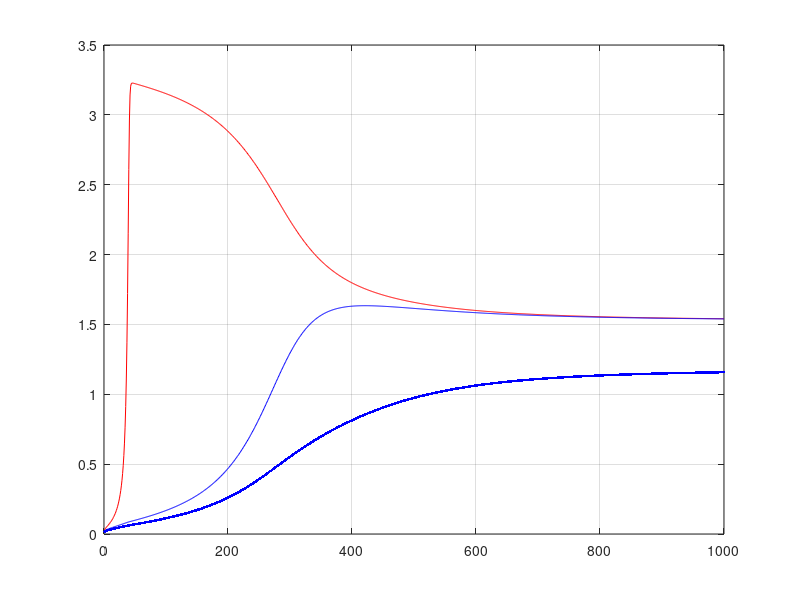

Reproduce this figure in MATLAB.
clc
close all
source=1:3;
F=[0 1 0;0 0 1;0 1 1;1 0 0;1 1 1;1 0 0;0 1 1;0 1 0;0 0 1];
c=[2 2 2 2 4 2 2 2 2];
s1=2;s2=3;s3=[2 3];s4=1;s5=[1 2 3];s6=1;s7=[2 3];s8=2;s9=3;
%%%%%
l1=[5 5 6];
l2=[1 3 5 7 8];
l3=[2 3 5 9];
alfa=1;
pl=12*ones(1,9);
PL(1,1:9)=pl;
price=[sum(pl(l1)) sum(pl(l2)) sum(pl(l3))];
rs=1./(price);
RS(1,1:3)=rs;
sum_rate=[sum(rs(s1)) sum(rs(s2)) sum(rs(s3)) sum(rs(s4)) sum(rs(s5)) sum(rs(s6)) sum(rs(s7)) sum(rs(s8)) sum(rs(s9))];
pl=pl+((alfa).*(sum_rate-c));
PL(2,1:9)=pl;

for i=2:1000
price=[sum(pl(l1)) sum(pl(l2)) sum(pl(l3))];
rs=1./(price);
RS(i,1:3)=rs;
%%%%%%%%%%%%%%%%%%%%%%%
sum_rate=[sum(rs(s1)) sum(rs(s2)) sum(rs(s3)) sum(rs(s4)) sum(rs(s5)) sum(rs(s6)) sum(rs(s7)) sum(rs(s8)) sum(rs(s9))];
pl=pl+((1/(i+1)).*(sum_rate-c));
PL(i+1,1:9)=pl;
end
rate_session1=RS(1:1000,1)';
rate_session2=RS(1:1000,2)';
rate_session3=RS(1:1000,3)';
i=1:1000;
plot(i,rate_session1,'r')
hold on
plot(i,rate_session2,'b.-')
hold on
plot(i,rate_session3,'b')
grid on

c1=RS(1000,1);
c2=RS(1000,2);
c3=RS(1000,3);
id=F*[c1 c2 c3]';
if id<=transpose(c)
t=1;
else
t=0;
end
id
t
r0=id;
rate=[c1 c2 c3]'